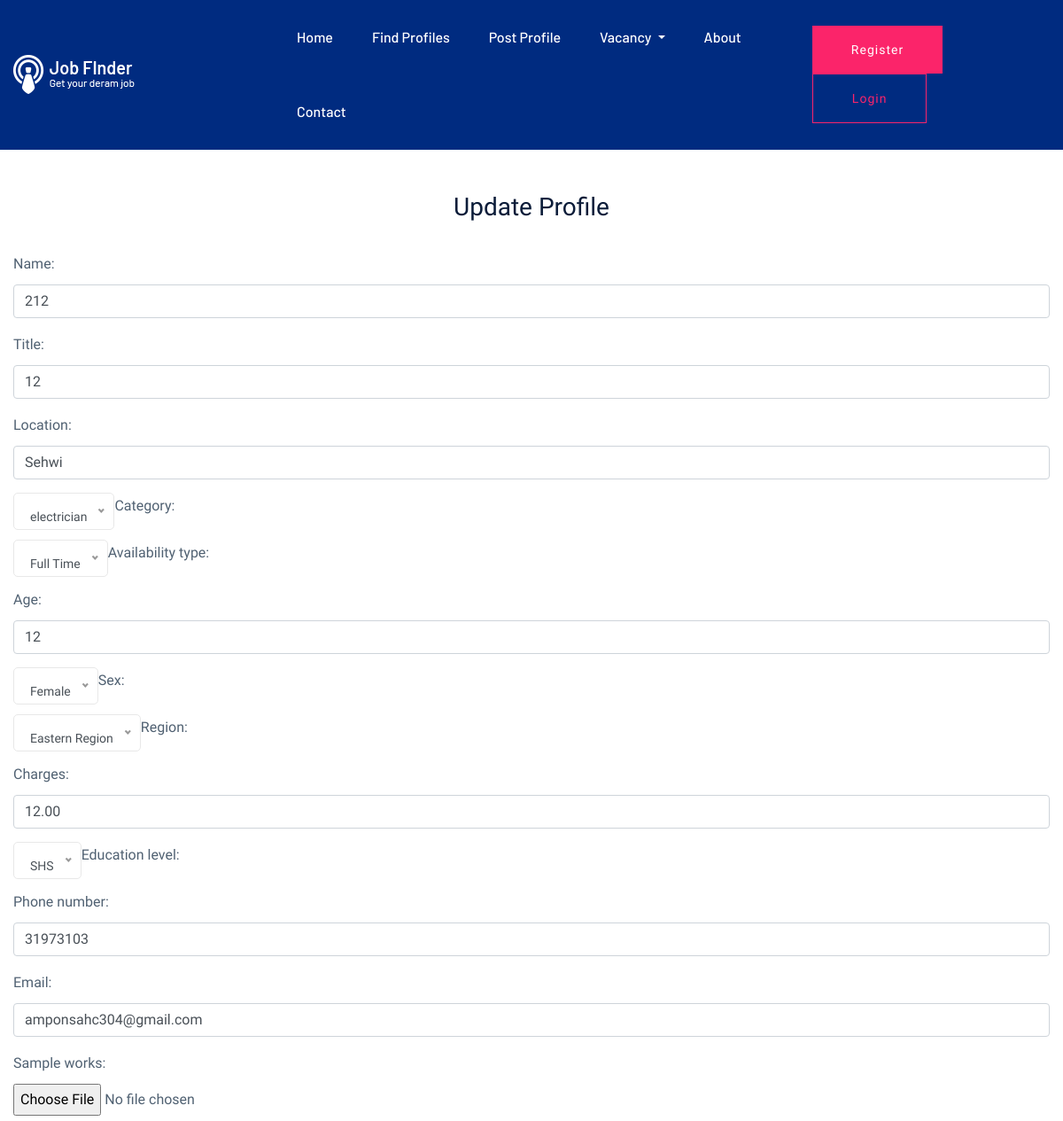
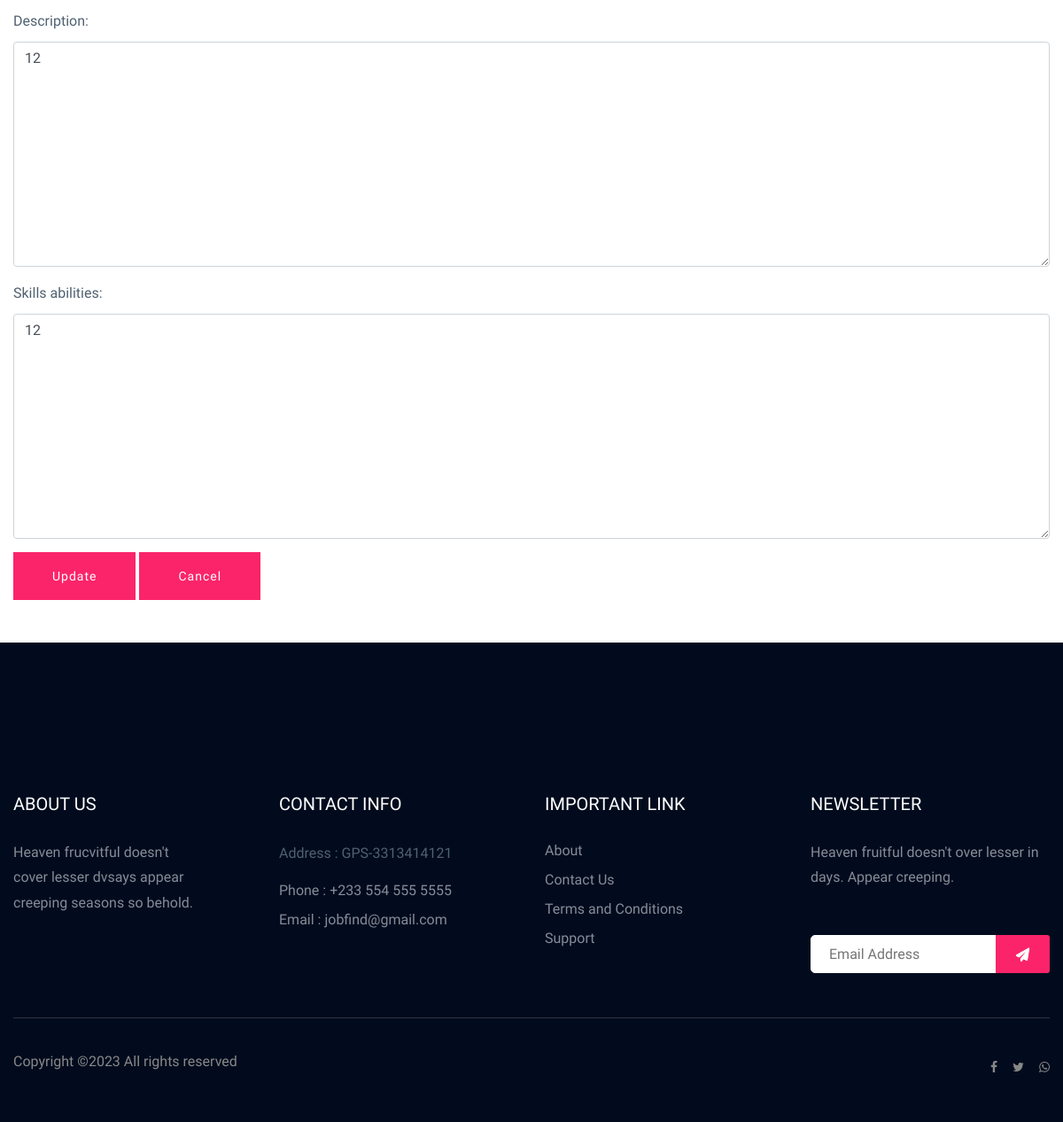
/update_profile/1/, run on the app's committed database (2 pictures, top to bottom).
### app/models.py (models this page shows, shortened)
class PostProfile(models.Model):
    name = models.CharField(max_length=200)
    title = models.CharField(max_length=200)
    location = models.CharField(max_length=100)
    category = models.ForeignKey(Category, on_delete=models.CASCADE)
    REGIONS_CHOICES = [
    ('ashanti', 'Ashanti Region'),
    ('brong', 'Brong Region'),
    ('central', 'Central Region '),
    ('eastern', 'Eastern Region '),
    ('greater_accra', 'Greater Accra Region'),
    ('northern', 'Northern Region '),
    ('savannah', 'Savannah Region '),
    ('north_east', 'North-East Region '),
    ('upper_east', 'Upper East Region '),
    ('bono_east', 'Bono East Region '),
    ('ahafo', 'Ahafo Region '),
    ('oti', 'Oti Region '),
    ('volta', 'Volta Region'),
    ('western', 'Western Region'),
    ('western_north', 'Western North Region'),
    ('upper_west', 'Upper West Region '),
]
    GENDER = [
        ('Male', 'Male'),
        ('Female', 'Female'),
        ('Other', 'Other'),
    ]
    EDU_LEVEL = [
        ('JHS', 'JHS'),
        ('SHS', 'SHS'),
        ('Tertiary', 'Tertiary'),
        ('None', 'None'),
        ('Other', 'Other'),
    ]
    AVAILABILITY_CHOICES = [
        ('full_time', 'Full Time'),
        ('part_time', 'Part Time'),
    ]
    availability_type = models.CharField(max_length=20, choices=AVAILABILITY_CHOICES)
    age = models.IntegerField()
    sex = models.CharField(max_length=20, choices=GENDER)
    region = models.CharField(max_length=20, choices=REGIONS_CHOICES)
    charges = models.DecimalField(max_digits=10, decimal_places=2, null=True, blank=True)
    education_level = models.CharField(max_length=20, choices=EDU_LEVEL)
    phone_number = models.CharField(max_length=20, null=True, blank=True)
    email = models.EmailField(null=True, blank=True)
    sample_works = models.ImageField(upload_to='sample_works/', null=True, blank=True)
    description = models.TextField()
    skills_abilities = models.TextField()
    date_posted = models.DateField(auto_created=True,default=timezone.now)
    is_approved = models.BooleanField(default=False)

class Category(models.Model):
    name = models.CharField(max_length=100)
    def __str__(self):
        return self.name

### app/views.py (the view)
# urls.py: path('update_profile/<int:profile_id>/', views.update_profile, name='update_profile'),
def update_profile(request, profile_id):
    profile = get_object_or_404(PostProfile, id=profile_id)
    if request.method == 'POST':
        form = PostProfileForm(request.POST, instance=profile)
        if form.is_valid():
            form.save()
            return redirect('manage_profiles')
    else:
        form = PostProfileForm(instance=profile)
    context = {'form': form}
    return render(request, 'update_profile.html', context)

### app/templates/update_profile.html (shortened to what this page needs)
{% extends 'base.html' %}
{% block content %}
<br><br>
<div class="container">
    <h3 style="text-align:center ">Update Profile</h2><br>
    <form method="post">
        {{ form.as_p }}
        <button type="submit" class="btn btn-primary">Update</button>
        <a href="{% url 'manage_profiles' %}" class="btn btn-secondary">Cancel</a>
    </form>
</div>
<br><br>
{% endblock %}

### data on the page
PostProfile: name "212", title "12", location "Sehwi", age "12", charges "12.00", phone_number "31973103", email "amponsahc304@gmail.com", description "12", skills_abilities "12"
